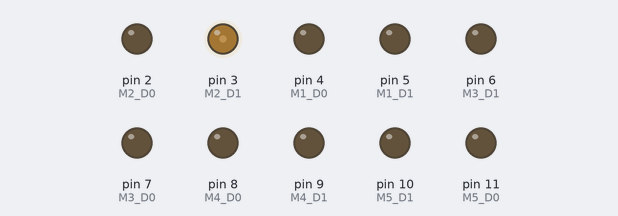
Bench run of a sketch on a simulated Arduino Uno, built with avr-gcc and run on an emulated ATmega328P. Shown: output pins drawn as LEDs (lit = HIGH).

Above: at 0.05 s.
At 0.55 s:
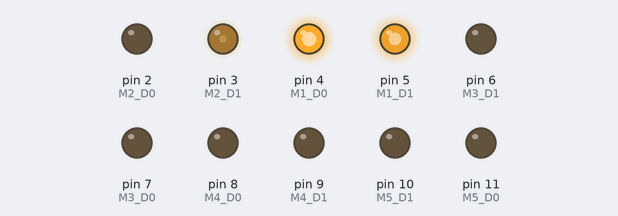
Timing chart, 0 to 3.0 s (numbered marks = the images above):
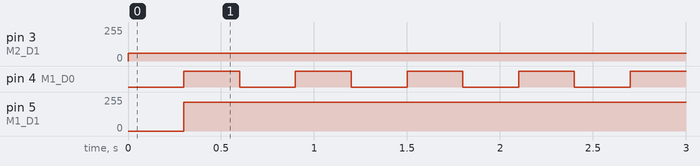

Measured:
- by itself, pin 3 (M2_D1): 0/255 → 60/255 at 0.00 s
- by itself, pin 4 (M1_D0): alternates HIGH for 0.30 s and LOW for 0.30 s
- by itself, pin 5 (M1_D1): 0/255 → 215/255 at 0.30 s

The sketch:

M1_test.ino
```cpp
//// khai bao cac chan
#define M1_D1 5
#define M1_D0 4

#define M2_D1 3
#define M2_D0 2

#define M3_D1 6
#define M3_D0 7

#define M4_D1 9
#define M4_D0 8

#define M5_D1 10
#define M5_D0 11

char state = 0;
int count = 0;

void setup() {
  // put your setup code here, to run once:

  pinMode(M1_D1, OUTPUT);
  pinMode(M1_D0, OUTPUT);

  pinMode(M2_D1, OUTPUT);
  pinMode(M2_D0, OUTPUT);
//
  pinMode(M3_D1, OUTPUT);
  pinMode(M3_D0, OUTPUT);

  pinMode(M4_D1, OUTPUT);
  pinMode(M4_D0, OUTPUT);

  pinMode(M5_D1, OUTPUT);
  pinMode(M5_D0, OUTPUT);


    // Timer 1
    cli();                                  // tắt ngắt toàn cục

    /* Reset Timer/Counter1 */
    TCCR1A = 0;
    TCCR1B = 0;
    TIMSK1 = 0;

    /* Setup Timer/Counter1 */
    TCCR1B |= (1 << CS11) | (1 << CS10);    // prescale = 64
    TCNT1 = 53035;
    TIMSK1 = (1 << TOIE1);                  // Overflow interrupt enable
    sei();

}

void loop() {
  // put your main code here, to run repeatedly:

  if(state == 0){

    analogWrite(M2_D1, 60);
    digitalWrite(M1_D0, LOW);

  }

  if(state == 1){

    digitalWrite(M1_D0,HIGH);
    analogWrite(M1_D1, (255-40));
  }

}

ISR (TIMER1_OVF_vect)
{
    TCNT1 = 53035;
    count += 1;
    if(count>5){

      state = 1-state;
      count = 0;

    }
}
```
